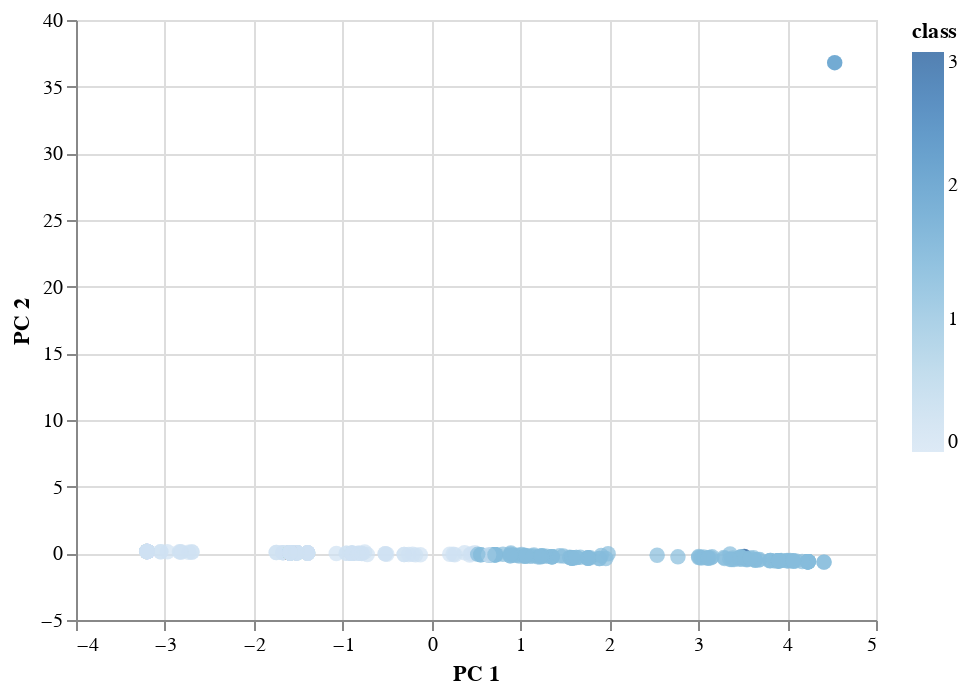

Here is the notebook cell this chart was saved with:
### Code cell
import altair as alt
from vega_datasets import data

source = clustered_df

alt.Chart(source).mark_circle(size=60).encode(
     x="PC 1",
    y="PC 2",
    color='class',
    tooltip=["CoinName", "Algorithm", "TotalCoinsMined", "TotalCoinSupply"]
).interactive()

### Figure 1 — Vega-Lite specification as saved in the notebook (floating-point values rounded to 4 significant figures; data arrays with more than 128 entries replaced by an {"elided": "..."} marker saying what was removed)
{"config": {"view": {"continuousWidth": 400, "continuousHeight": 300}}, "data": {"name": "data-3d61db352b2ed423adb5574bbd98ce53"}, "mark": {"type": "circle", "size": 60}, "encoding": {"color": {"field": "class", "type": "quantitative"}, "tooltip": [{"field": "CoinName", "type": "nominal"}, {"field": "Algorithm", "type": "nominal"}, {"field": "TotalCoinsMined", "type": "quantitative"}, {"field": "TotalCoinSupply", "type": "quantitative"}], "x": {"field": "PC 1", "type": "quantitative"}, "y": {"field": "PC 2", "type": "quantitative"}}, "selection": {"selector003": {"type": "interval", "bind": "scales", "encodings": ["x", "y"]}}, "$schema": "https://vega.github.io/schema/vega-lite/v4.17.0.json", "datasets": {"data-3d61db352b2ed423adb5574bbd98ce53": {"elided": "343 records"}}}
